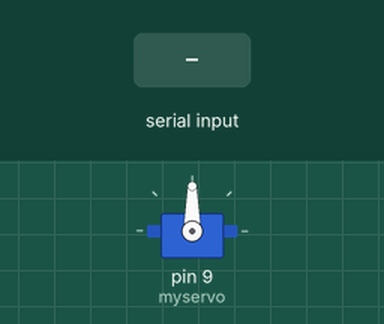
Simulated run of this sketch. Board: Arduino Uno, built with avr-gcc and run on an emulated ATmega328P. On the bench: servo. The test bench sets the inputs (shaded band).

Above: at 1.2 s.
1.3 s: "D" received over Serial
At 2.5 s:
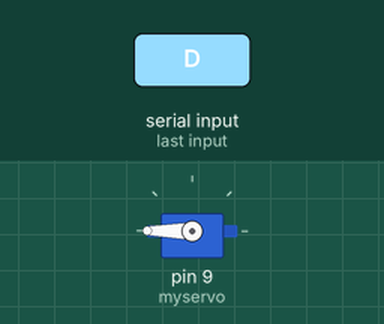
2.8 s: "I" received over Serial
At 3.8 s:
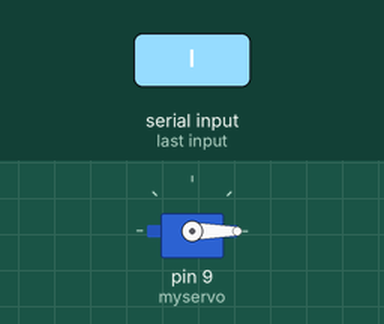
4.3 s: "S" received over Serial
At 4.9 s:
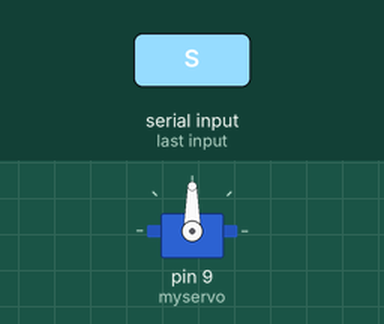
Timing chart, 0 to 7.3 s (numbered marks = the images above; inputs shaded):
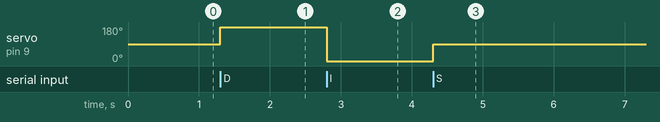

The sketch:

arduino.ino
```cpp
#include <Servo.h>

Servo myservo;

void setup() {
  Serial.begin(9600);
  myservo.attach(9);
}

void loop() {
  if (Serial.available() > 0) {
    char comando = Serial.read();
    if (comando == 'D') {
      moverDerecha();
    } else if (comando == 'I') {
      moverIzquierda();
    } else if (comando == 'S') {
      pararMotor();
    }
  }
}

void moverDerecha() {
  myservo.write(180);
}

void moverIzquierda() {
  myservo.write(0);
}

void pararMotor() {
  myservo.write(90);
}
```

Measured:
- after the input at 1.3 s, servo on pin 9 (myservo): 90° → 180° at once
- after the input at 2.8 s, servo on pin 9 (myservo): 180° → 0° at once
- after the input at 4.3 s, servo on pin 9 (myservo): 0° → 90° at once
